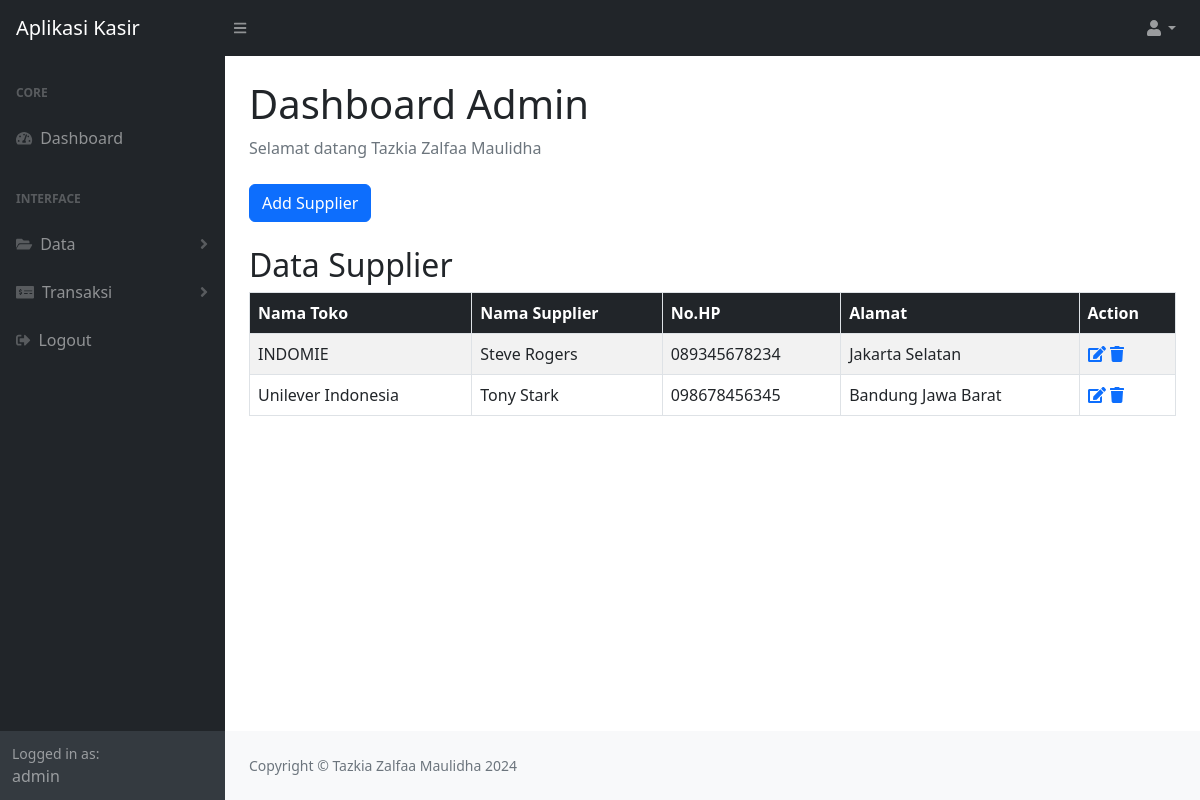
/supplier.php (signed in), run on the app's committed database.
### tables this page shows
CREATE TABLE `supplier` (
  `supplier_id` int(11) NOT NULL,
  `toko_id` int(11) DEFAULT NULL,
  `nama_supplier` varchar(50) DEFAULT NULL,
  `no_hp` varchar(50) DEFAULT NULL,
  `alamat` varchar(100) DEFAULT NULL,
  `created_at` timestamp NOT NULL DEFAULT current_timestamp()
);

CREATE TABLE `toko` (
  `toko_id` int(11) NOT NULL,
  `nama_toko` varchar(50) DEFAULT NULL,
  `alamat` varchar(50) DEFAULT NULL,
  `no_hp` varchar(50) DEFAULT NULL,
  `created_at` timestamp NOT NULL DEFAULT current_timestamp()
);

### supplier.php (the view, shortened to what this page needs)
<?php
require 'functions.php';
$query_supplier = "SELECT * FROM supplier";
$result_supplier = mysqli_query($conn, $query_supplier);
?>
<!DOCTYPE html>
<html lang="en">
<head>
    <link href="https://cdn.jsdelivr.net/npm/simple-datatables@7.1.2/dist/style.min.css" rel="stylesheet">
    <link href="css/styles.css" rel="stylesheet">
    <link href="https://cdnjs.cloudflare.com/ajax/libs/font-awesome/5.15.4/css/all.min.css" rel="stylesheet">
</head>
<body class="sb-nav-fixed">
<nav class="sb-topnav navbar navbar-expand navbar-dark bg-dark">
        <a class="navbar-brand ps-3" href="#">Aplikasi Kasir</a>
        <button class="btn btn-link btn-sm order-1 order-lg-0 me-4 me-lg-0" id="sidebarToggle" href="#!"><i class="fas fa-bars"></i></button>
       <ul class="navbar-nav ms-auto me-0 me-md-3 my-2 my-md-0">
            <li class="nav-item dropdown">
                <a class="nav-link dropdown-toggle" id="navbarDropdown" href="#" role="button" data-bs-toggle="dropdown" aria-expanded="false"><i class="fas fa-user fa-fw"></i></a>
            </li>
        </ul>
    </nav>
    <div id="layoutSidenav">
        <div id="layoutSidenav_nav">
            <nav class="sb-sidenav accordion sb-sidenav-dark" id="sidenavAccordion">
                <div class="sb-sidenav-menu">
                    <div class="nav">
                        <div class="sb-sidenav-menu-heading">Core</div>
                        <a class="nav-link" href="index.php">
                            <div class="sb-nav-link-icon"><i class="fas fa-tachometer-alt"></i></div>
                            Dashboard
                        </a>
                        <div class="sb-sidenav-menu-heading">Interface</div>
                        <a class="nav-link collapsed" href="#" data-bs-toggle="collapse" data-bs-target="#collapseLayouts" aria-expanded="false" aria-controls="collapseLayouts">
                        <div class="sb-nav-link-icon"><i class='fas fa-folder-open'></i></div>
                            Data
                            <div class="sb-sidenav-collapse-arrow"><i class="fas fa-angle-down"></i></div>
                        </a>
                        <a class="nav-link collapsed" href="#" data-bs-toggle="collapse" data-bs-target="#collapsePages" aria-expanded="false" aria-controls="collapsePages">
                            <div class="sb-nav-link-icon"><i class='fas fa-money-check-alt'></i></div>
                            Transaksi
                            <div class="sb-sidenav-collapse-arrow"><i class="fas fa-angle-down"></i></div>
                        </a>
                        <a class="nav-link" href="logout.php">
                            <div class="sb-nav-link-icon"><i class="fas fa-sign-out-alt"></i></div>
                            Logout
                        </a>
                    </div>
                </div>
                <div class="sb-sidenav-footer">
<div class="small">Logged in as:</div>
<?php
if (isset($_SESSION['username'])) {
    echo $_SESSION['username'];
} else {
    echo "Username tidak tersedia";
}
?>
                </div>
            </nav>
        </div>
        <div id="layoutSidenav_content">
            <main>
                <div class="container-fluid px-4">
                    <h1 class="mt-4">Dashboard Admin</h1>
                    <ol class="breadcrumb mb-4">
                    <li class="breadcrumb-item active">Selamat datang
    <?php
    if (isset($_SESSION['nama_lengkap'])) {
        echo $_SESSION['nama_lengkap'];
    } else {
        echo "Nama lengkap tidak tersedia";
    }
    ?>
</li>
                </ol>
                    <div class="row">
                        <div class="col-xl-3 col-md-6">
                            <button type="button" class="btn btn-primary" data-bs-toggle="modal" data-bs-target="#addSupplierModal">
                                Add Supplier
                            </button>
                        </div>
                    </div>
                    <div class="row mt-4">
                        <div class="col-12">
                            <h2>Data Supplier</h2>
                            <table class="table table-striped table-bordered">
                                <thead class="bg-dark text-white">
                                    <tr>
                                        <th scope="col">Nama Toko</th>
                                        <th scope="col">Nama Supplier</th>
                                        <th scope="col">No.HP</th>
                                        <th scope="col">Alamat</th>
                                        <th scope="col">Action</th>
                                    </tr>
                                </thead>
                                <tbody>
                                <?php while ($row = mysqli_fetch_assoc($result_supplier)) : ?>
                                    <tr>
                                        <?php
                                        $toko_id = $row['toko_id'];
                                        $nama_toko = '';
                                        $query_toko = "SELECT nama_toko FROM toko WHERE toko_id = '$toko_id'";
                                        $result_toko = mysqli_query($conn, $query_toko);
                                        if ($result_toko && mysqli_num_rows($result_toko) > 0) {
                                            $row_toko = mysqli_fetch_assoc($result_toko);
                                            $nama_toko = $row_toko['nama_toko'];
                                        }
                                        ?>
                                        <td><?php echo $nama_toko; ?></td>
                                        <td><?php echo $row['nama_supplier']; ?></td>
                                        <td><?php echo $row['no_hp']; ?></td>
                                        <td><?php echo $row['alamat']; ?></td>
                                        <td>
    <a href="#" data-bs-toggle="modal" data-bs-target="#editSupplierModal<?php echo $row['supplier_id']; ?>"><i class="fas fa-edit"></i></a>
    <a href="#" onclick="confirmDelete(<?php echo $row['supplier_id']; ?>)"><i class="fas fa-trash"></i></a>
</td>
<?php endwhile; ?>
                                </tbody>
                            </table>
                        </div>
                    </div>
                </div>
            </main>
            <footer class="py-4 bg-light mt-auto">
                <div class="container-fluid px-4">
                    <div class="d-flex align-items-center justify-content-between small">
                        <div class="text-muted">Copyright &copy; Tazkia Zalfaa Maulidha 2024</div>
                    </div>
                </div>
            </footer>
        </div>
    </div>
</body>
</html>

### data on the page
supplier: toko.nama_toko "INDOMIE", nama_supplier "Steve Rogers", no_hp "089345678234", alamat "Jakarta Selatan"
supplier: toko.nama_toko "Unilever Indonesia", nama_supplier "Tony Stark", no_hp "098678456345", alamat "Bandung Jawa Barat"

### other printed values
$_SESSION['username'] "admin"
$_SESSION['nama_lengkap'] "Tazkia Zalfaa Maulidha"
